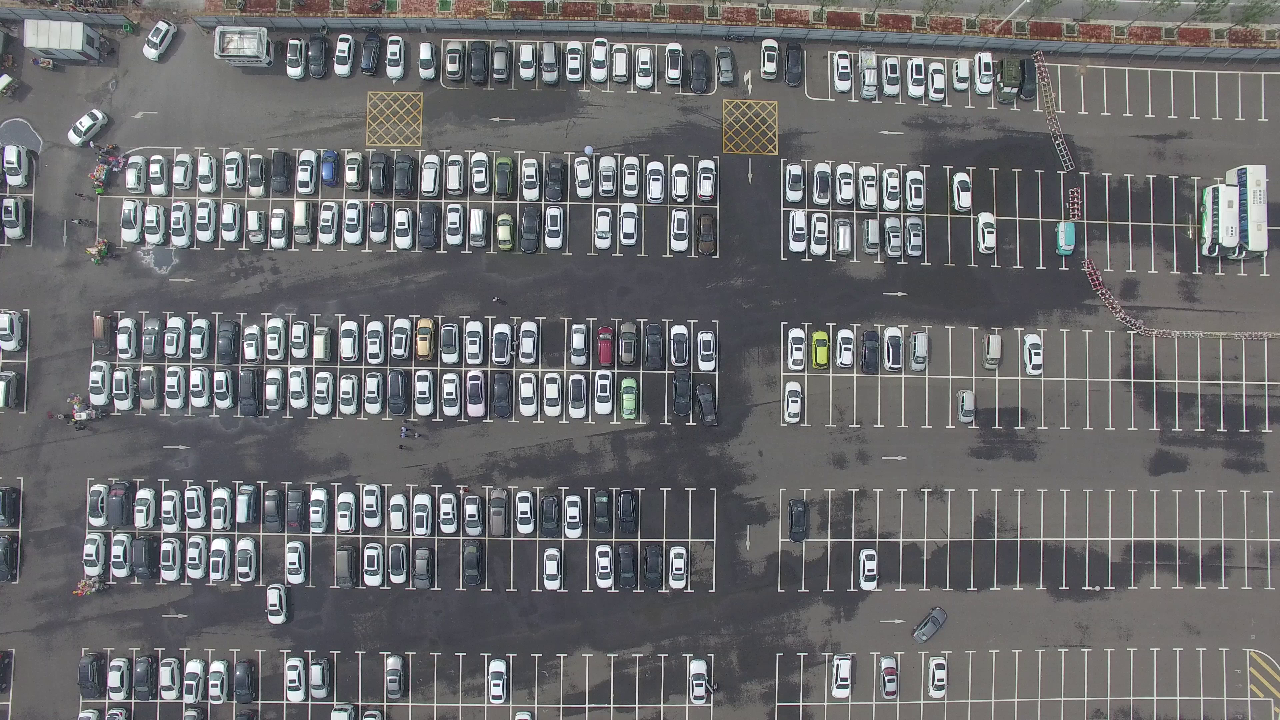
#> input picture clipimage.png, 1280 x 720 px
$ python -i classical.py   (imports and definitions only)
#> lines starting #> are read from the running program, lines starting #| are printed output that depends on the picture
#> further down, picture is the input picture: shape (720, 1280, 3); mean B, G, R 108.4, 106.3, 105.9
"""
detectors/classical.py
"""
from __future__ import annotations

from typing import List, Tuple

import cv2
import numpy as np

from core.config import (
    BACKGROUND_HISTORY, BG_THRESHOLD, BLUR_KSIZE, BLUR_SIGMA,
    DILATE_ITER, MEDIAN_KSIZE, MIN_DETECTION_AREA,
    THRESH_BLOCK, THRESH_C, BBox,
)

_DILATE_KERNEL  = np.ones((3, 3), np.uint8)
_MORPH_KERNEL   = cv2.getStructuringElement(cv2.MORPH_ELLIPSE, (5, 5))

def preprocess_frame(frame: np.ndarray) -> Tuple[np.ndarray, np.ndarray]:
    """
    Convert *frame* to grayscale and produce the slot-occupancy mask.

    Returns
    -------
    gray      : uint8 grayscale (H×W)
    processed : adaptive-threshold + dilate mask used for slot counting
    """
    gray    = cv2.cvtColor(frame, cv2.COLOR_BGR2GRAY)
    blurred = cv2.GaussianBlur(gray, BLUR_KSIZE, BLUR_SIGMA)
    thresh  = cv2.adaptiveThreshold(
        blurred, 255,
        cv2.ADAPTIVE_THRESH_GAUSSIAN_C, cv2.THRESH_BINARY_INV,
        THRESH_BLOCK, THRESH_C,
    )
    median    = cv2.medianBlur(thresh, MEDIAN_KSIZE)
    processed = cv2.dilate(median, _DILATE_KERNEL, iterations=DILATE_ITER)
    return gray, processed

class ClassicalDetector:
    """
    MOG2
    """

    def __init__(self) -> None:
        self._bg_sub = cv2.createBackgroundSubtractorMOG2(
            history=BACKGROUND_HISTORY,
            varThreshold=BG_THRESHOLD,
            detectShadows=True,
        )
        # Preallocate nothing here; buffers are managed by OpenCV internally.

    def detect(self, frame: np.ndarray, gray: np.ndarray | None = None) -> List[BBox]:
        if gray is None:
            gray = cv2.cvtColor(frame, cv2.COLOR_BGR2GRAY)

        blurred = cv2.GaussianBlur(gray, (7, 7), 0)
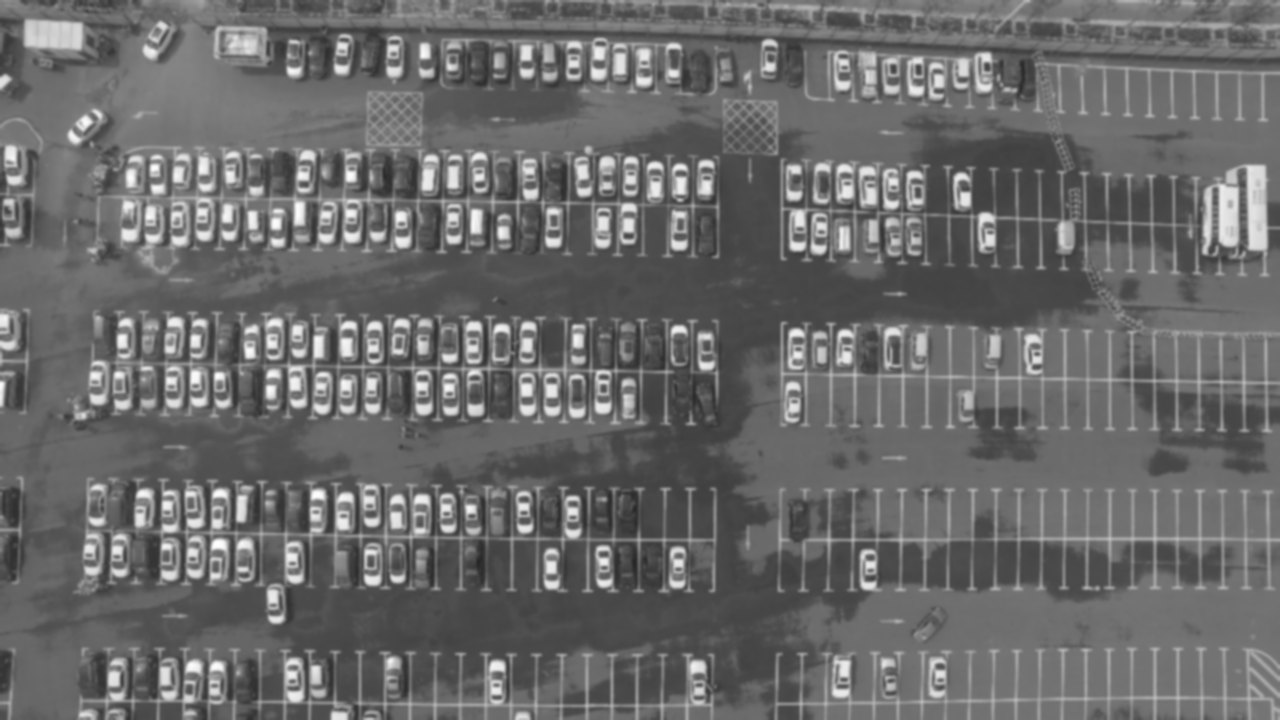
#> blurred: shape (720, 1280); min 38, max 254, mean 106.4

        fg = self._bg_sub.apply(blurred)
#> fg: shape (720, 1280); every value is 127
        # Threshold shadows (value 127) away; keep full foreground (255).
        cv2.threshold(fg, 200, 255, cv2.THRESH_BINARY, dst=fg)
#> fg: shape (720, 1280); every value is 0
        fg = cv2.morphologyEx(fg, cv2.MORPH_OPEN,  _MORPH_KERNEL, iterations=2)
        fg = cv2.morphologyEx(fg, cv2.MORPH_CLOSE, _MORPH_KERNEL, iterations=3)
        fg = cv2.dilate(fg, _MORPH_KERNEL, iterations=2)

        h, w = frame.shape[:2]
#> h = 720; w = 1280
        out: List[BBox] = []

        contours, _ = cv2.findContours(fg, cv2.RETR_EXTERNAL, cv2.CHAIN_APPROX_SIMPLE)
#> contours = []
        for cnt in contours:
            # Fast area pre-filter using bounding-rect area (avoids contourArea on tiny blobs)
            if cv2.contourArea(cnt) < MIN_DETECTION_AREA:
                continue
            x, y, bw, bh = cv2.boundingRect(cnt)
            # Integer aspect-ratio check (avoids float division on every reject)
            # 0.3 < bw/bh < 5.0  →  3*bh < 10*bw < 50*bh
            ratio_10 = bw * 10
            if not (3 * bh < ratio_10 < 50 * bh):
                continue
            out.append(BBox(max(0, x), max(0, y), min(w, x + bw), min(h, y + bh)))
#> this loop made 0 passes
#> after the loop, out = []
        return out

>>> import cv2
>>> picture = cv2.imread('../clipimage.png')
>>> result = ClassicalDetector().detect(picture)
#> result = []
